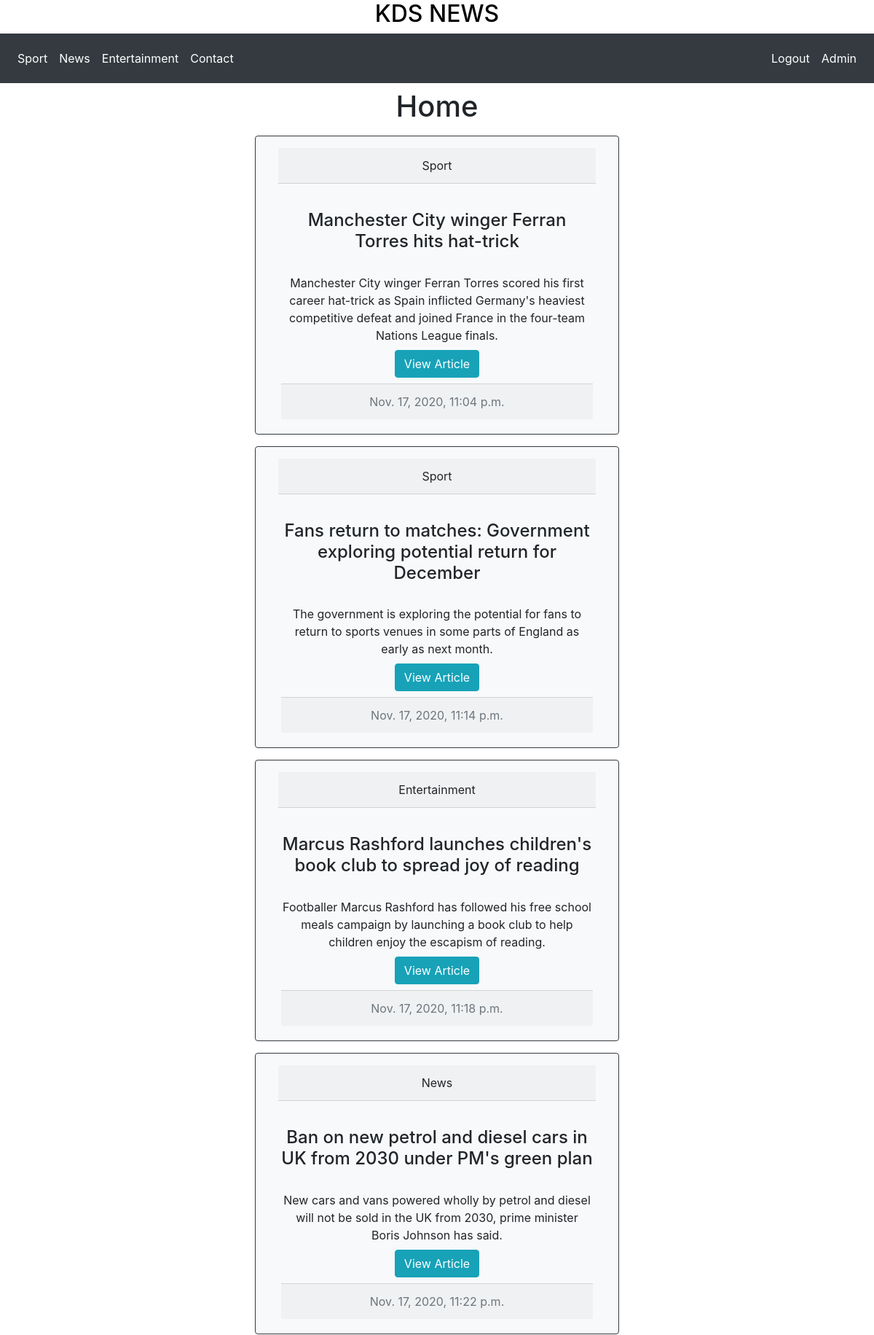
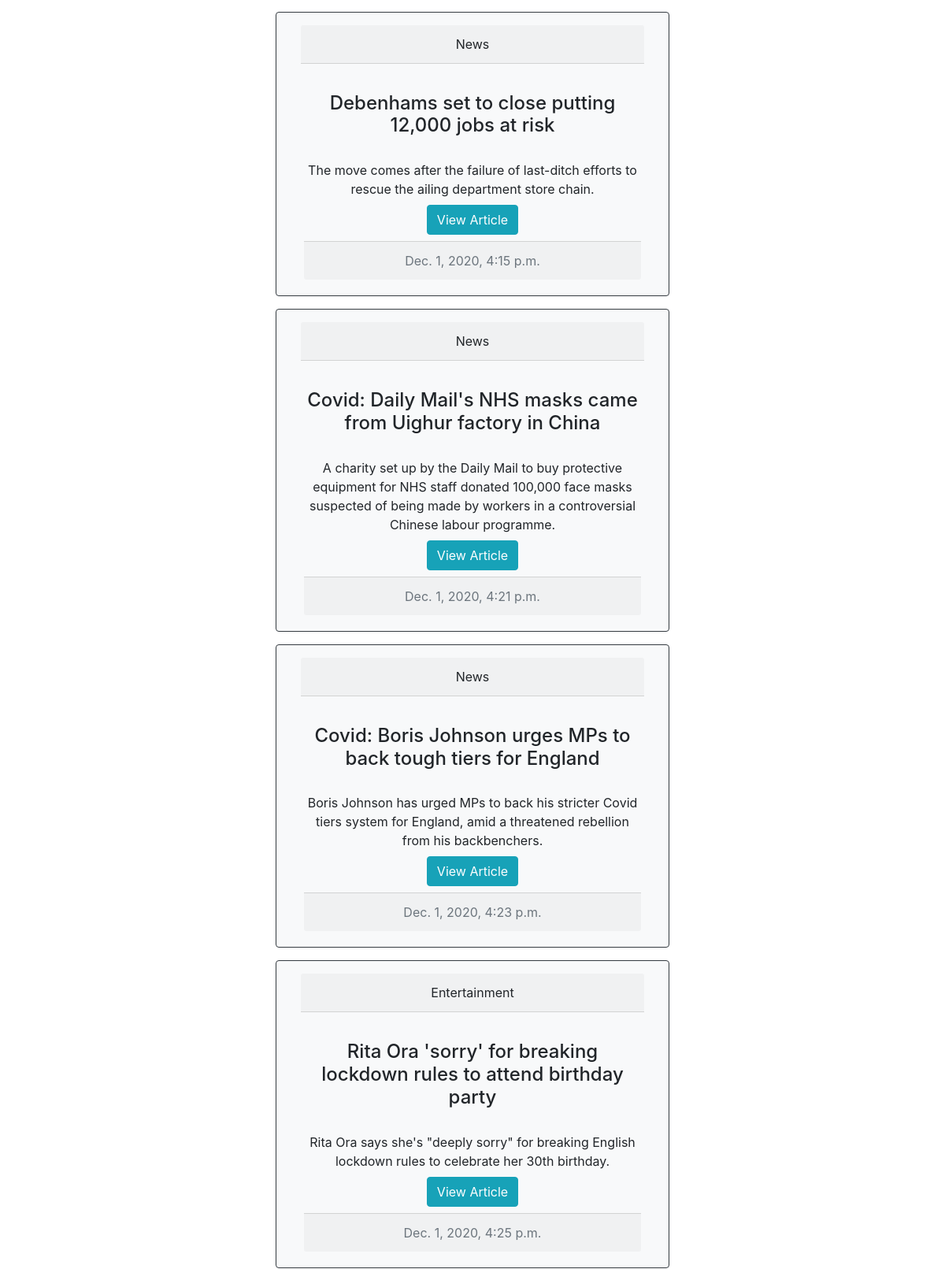
/ (signed in, upper part), run on the app's committed database (2 pictures, top to bottom).
### news/models.py (models this page shows, shortened)
class Category(models.Model):
    category_title = models.CharField(max_length=200, default="")
    def __str__(self):
        return self.category_title

class Article(models.Model):
    title = models.CharField(max_length=200, unique=True)
    Brief = models.TextField(max_length = 400)
    content = models.TextField()
    created_on = models.DateTimeField(auto_now_add=True)
    article_category = models.ForeignKey(Category, on_delete=models.CASCADE)
    likes = models.ManyToManyField(User, blank=True, related_name='likes')

### news/views.py (the view)
# urls.py: path('', index, name='home'),
@require_http_methods(["GET"])
@login_required
def index(request):
    articles = []
    profile = get_object_or_404(Profile, id = request.user.profile.id)
    categories = profile.favourite_category.all()
    if len(categories) < len(Category.objects.all()) and len(categories) >0 :
        tmp_articles = []
        for category in categories:
            tmp_articles = list(Article.objects.filter(article_category=category))
            for article in tmp_articles:
                articles.append(article)
    else:
        categories = []
        articles = Article.objects.values()
        for article in articles:
            categories.append(get_object_or_404(Category, id = article['article_category_id']))
    zip_articles = zip(articles, categories)
    context = {
        "Articles": zip_articles,
        "title" : "Home",
        "categories": set(categories)
    }
    return render(request, 'home.html',context)

### news/templates/home.html
{% extends 'base.html' %}
{% block content %}
    <h1 class = "text-center m-2">{{title}}</h1>
    {% for article,category in Articles%}
    <div class = "row mb-3 mt-3">
        <div class=" col-sm-5 card text-center bg-light border-dark mx-auto">
            <div class="card-header m-3">
                {{category}}
              </div>
        <div class="card-body">
        <h4 class = "card-title">{{article.title}}</h4> <br>
        <label class="card-subtitle">{{article.Brief}}</label><br>
        <a href="{% url 'Article' article.id %}"><button class = "btn btn-info mb-2 mt-2">View Article</button></a>
        <div class="card-footer text-muted">
            {{article.created_on}}
        </div>
        </div>
        </div>
        </div>
    {% endfor %}
{% endblock %}

### news/templates/Navbar.html (shortened to what this page needs)
<nav class="navbar navbar-expand-lg navbar-dark bg-dark" >
    <div class="collapse navbar-collapse" id="navbarTogglerDemo01">
    <ul class="navbar-nav mr-auto">
        {% for category in categories %}
        <li id = "{{category.id}}"class="nav-item"><a class="nav-link" href="{% url 'Category' category.id %}">{{category.category_title}}</a></li>
        {% endfor %}
        <li class="nav-item"><a class="nav-link" href="{% url 'contact' %}">Contact</a></li>
    </ul>
    <ul class = "navbar-nav ml-auto user_btns">
        {% if is_login %}
        <li style="float:right; padding-right: 20px"><a class="nav-link" href="{% url 'signup' %}">Sign Up</a></li>
        {% elif is_signup %}
        <li style="float:right; padding-right: 20px"><a class="nav-link" href="{% url 'login' %}">Login</a></li>
        {%elif is_contact and not request.user.is_authenticated %}
        <li style="float:right; padding-right: 20px"><a class="nav-link" href="{% url 'login' %}">Login</a></li>
        <li style="float:right; padding-right: 20px"><a class="nav-link" href="{% url 'signup' %}">Sign Up</a></li>
        {% else %}
        <li id = "logout" class = "ml-auto nav-item" ><a class="nav-link" href="{% url 'logout' %}">Logout</a></li>
        <li id = "profile" class = "ml-auto nav-item" ><a class="nav-link" href="{% url 'profile-view' %}">{{ user.username}}</a></li>
        {%endif%}
    </ul>
</div>
</nav>

### news/static/styles.css (style rules this page uses)
.navbar a { display: block; color: white; text-align: center; padding: 14px 16px; text-decoration: none; }
.navbar-dark .navbar-nav .nav-link { color: white; }

### data on the page
Category: category_title "Sport"
Category: category_title "News"
Category: category_title "Entertainment"
Article: category_title "Sport", title "Manchester City winger Ferran Torres hits hat-trick", Brief "Manchester City winger Ferran Torres scored his first career hat-trick as Spain inflicted Germany's heaviest competitive defeat and joined France in the four-team Nations League finals.", created_on "Nov. 17, 2020, 11:04 p.m."
Article: category_title "Sport", title "Fans return to matches: Government exploring potential return for December", Brief "The government is exploring the potential for fans to return to sports venues in some parts of England as early as next month.", created_on "Nov. 17, 2020, 11:14 p.m."
Article: category_title "Entertainment", title "Marcus Rashford launches children's book club to spread joy of reading", Brief "Footballer Marcus Rashford has followed his free school meals campaign by launching a book club to help children enjoy the escapism of reading.", created_on "Nov. 17, 2020, 11:18 p.m."
Article: category_title "News", title "Ban on new petrol and diesel cars in UK from 2030 under PM's green plan", Brief "New cars and vans powered wholly by petrol and diesel will not be sold in the UK from 2030, prime minister Boris Johnson has said.", created_on "Nov. 17, 2020, 11:22 p.m."
Article: category_title "News", title "Debenhams set to close putting 12,000 jobs at risk", Brief "The move comes after the failure of last-ditch efforts to rescue the ailing department store chain.", created_on "Dec. 1, 2020, 4:15 p.m."
Article: category_title "News", title "Covid: Daily Mail's NHS masks came from Uighur factory in China", Brief "A charity set up by the Daily Mail to buy protective equipment for NHS staff donated 100,000 face masks suspected of being made by workers in a controversial Chinese labour programme.", created_on "Dec. 1, 2020, 4:21 p.m."
Article: category_title "News", title "Covid: Boris Johnson urges MPs to back tough tiers for England", Brief "Boris Johnson has urged MPs to back his stricter Covid tiers system for England, amid a threatened rebellion from his backbenchers.", created_on "Dec. 1, 2020, 4:23 p.m."
Article: category_title "Entertainment", title "Rita Ora 'sorry' for breaking lockdown rules to attend birthday party", Brief "Rita Ora says she's \"deeply sorry\" for breaking English lockdown rules to celebrate her 30th birthday.", created_on "Dec. 1, 2020, 4:25 p.m."

### other printed values
{{ user.username }} "Admin"
{{ title }} "Home"
